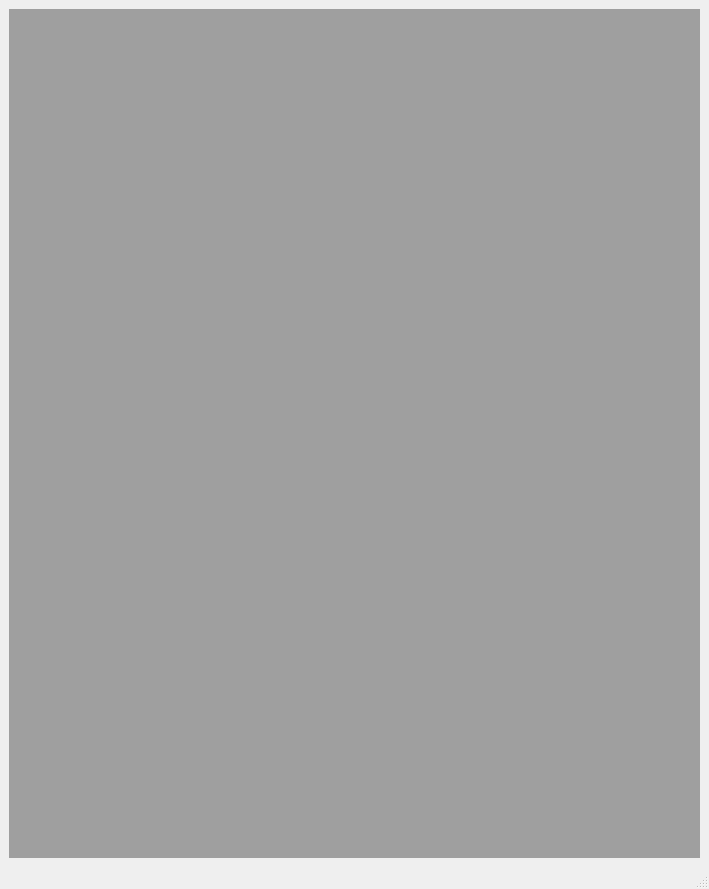
<?xml version="1.0" encoding="UTF-8"?>
<ui version="4.0">
 <class>MainWindow</class>
 <widget class="QMainWindow" name="MainWindow">
  <property name="geometry">
   <rect>
    <x>0</x>
    <y>0</y>
    <width>709</width>
    <height>889</height>
   </rect>
  </property>
  <property name="windowTitle">
   <string>MainWindow</string>
  </property>
  <widget class="QWidget" name="centralwidget">
   <layout class="QGridLayout" name="gridLayout">
    <item row="0" column="0">
     <widget class="QMdiArea" name="mdiArea">
      <property name="styleSheet">
       <string notr="true">background-color:white;
</string>
      </property>
      <widget class="QWidget" name="subwindow">
       <property name="windowTitle">
        <string>Subwindow</string>
       </property>
       <layout class="QGridLayout" name="gridLayout_5">
        <item row="0" column="0">
         <widget class="QTabWidget" name="tabWidget">
          <property name="styleSheet">
           <string notr="true">QTabBar::Tab{
	background-color:white;
}
</string>
          </property>
          <property name="tabPosition">
           <enum>QTabWidget::South</enum>
          </property>
          <property name="currentIndex">
           <number>0</number>
          </property>
          <property name="iconSize">
           <size>
            <width>88</width>
            <height>65</height>
           </size>
          </property>
          <property name="elideMode">
           <enum>Qt::ElideNone</enum>
          </property>
          <widget class="QWidget" name="tab">
           <attribute name="icon">
            <iconset resource="New.qrc">
             <normaloff>:/newPrefix/icons8-warehouse-100.png</normaloff>:/newPrefix/icons8-warehouse-100.png</iconset>
           </attribute>
           <attribute name="title">
            <string/>
           </attribute>
           <layout class="QGridLayout" name="gridLayout_3">
            <item row="1" column="0" colspan="5">
             <widget class="QGroupBox" name="groupBox">
              <property name="title">
               <string/>
              </property>
              <layout class="QGridLayout" name="gridLayout_4">
               <item row="0" column="0">
                <widget class="QGroupBox" name="groupBox_2">
                 <property name="minimumSize">
                  <size>
                   <width>0</width>
                   <height>90</height>
                  </size>
                 </property>
                 <property name="maximumSize">
                  <size>
                   <width>16777215</width>
                   <height>90</height>
                  </size>
                 </property>
                 <property name="font">
                  <font>
                   <pointsize>10</pointsize>
                  </font>
                 </property>
                 <property name="title">
                  <string>Stories  </string>
                 </property>
                 <property name="alignment">
                  <set>Qt::AlignCenter</set>
                 </property>
                 <widget class="QLabel" name="story1">
                  <property name="geometry">
                   <rect>
                    <x>20</x>
                    <y>30</y>
                    <width>51</width>
                    <height>51</height>
                   </rect>
                  </property>
                  <property name="maximumSize">
                   <size>
                    <width>61</width>
                    <height>61</height>
                   </size>
                  </property>
                  <property name="styleSheet">
                   <string notr="true">border-radius:25px;
background-color:black;
border:2px solid;
border-color: rgb(0, 85, 255);</string>
                  </property>
                  <property name="frameShape">
                   <enum>QFrame::NoFrame</enum>
                  </property>
                  <property name="text">
                   <string/>
                  </property>
                  <property name="pixmap">
                   <pixmap resource="New.qrc">:/story/Story images/0.png</pixmap>
                  </property>
                  <property name="scaledContents">
                   <bool>true</bool>
                  </property>
                 </widget>
                 <widget class="QLabel" name="story1_2">
                  <property name="geometry">
                   <rect>
                    <x>80</x>
                    <y>30</y>
                    <width>51</width>
                    <height>51</height>
                   </rect>
                  </property>
                  <property name="maximumSize">
                   <size>
                    <width>61</width>
                    <height>61</height>
                   </size>
                  </property>
                  <property name="styleSheet">
                   <string notr="true">border-radius:25px;
background-color:black;
border:2px solid;
border-color: rgb(0, 85, 255);</string>
                  </property>
                  <property name="frameShape">
                   <enum>QFrame::NoFrame</enum>
                  </property>
                  <property name="text">
                   <string/>
                  </property>
                  <property name="pixmap">
                   <pixmap resource="New.qrc">:/story/Story images/1.png</pixmap>
                  </property>
                  <property name="scaledContents">
                   <bool>true</bool>
                  </property>
                 </widget>
                 <widget class="QLabel" name="story1_3">
                  <property name="geometry">
                   <rect>
                    <x>140</x>
                    <y>30</y>
                    <width>51</width>
                    <height>51</height>
                   </rect>
                  </property>
                  <property name="maximumSize">
                   <size>
                    <width>61</width>
                    <height>61</height>
                   </size>
                  </property>
                  <property name="styleSheet">
                   <string notr="true">border-radius:25px;
background-color:black;
border:2px solid;
border-color: rgb(0, 85, 255);</string>
                  </property>
                  <property name="frameShape">
                   <enum>QFrame::NoFrame</enum>
                  </property>
                  <property name="text">
                   <string/>
                  </property>
                  <property name="pixmap">
                   <pixmap resource="New.qrc">:/story/Story images/2.png</pixmap>
                  </property>
                  <property name="scaledContents">
                   <bool>true</bool>
                  </property>
                 </widget>
                 <widget class="QLabel" name="story1_4">
                  <property name="geometry">
                   <rect>
                    <x>320</x>
                    <y>30</y>
                    <width>51</width>
                    <height>51</height>
                   </rect>
                  </property>
                  <property name="maximumSize">
                   <size>
                    <width>61</width>
                    <height>61</height>
                   </size>
                  </property>
                  <property name="styleSheet">
                   <string notr="true">border-radius:25px;
background-color:black;
border:2px solid;
border-color: rgb(0, 85, 255);</string>
                  </property>
                  <property name="frameShape">
                   <enum>QFrame::NoFrame</enum>
                  </property>
                  <property name="text">
                   <string/>
                  </property>
                  <property name="pixmap">
                   <pixmap resource="New.qrc">:/story/Story images/5.png</pixmap>
                  </property>
                  <property name="scaledContents">
                   <bool>true</bool>
                  </property>
                 </widget>
                 <widget class="QLabel" name="story1_5">
                  <property name="geometry">
                   <rect>
                    <x>260</x>
                    <y>30</y>
                    <width>51</width>
                    <height>51</height>
                   </rect>
                  </property>
                  <property name="maximumSize">
                   <size>
                    <width>61</width>
                    <height>61</height>
                   </size>
                  </property>
                  <property name="styleSheet">
                   <string notr="true">border-radius:25px;
background-color:black;
border:2px solid;
border-color: rgb(0, 85, 255);</string>
                  </property>
                  <property name="frameShape">
                   <enum>QFrame::NoFrame</enum>
                  </property>
                  <property name="text">
                   <string/>
                  </property>
                  <property name="pixmap">
                   <pixmap resource="New.qrc">:/story/Story images/4.png</pixmap>
                  </property>
                  <property name="scaledContents">
                   <bool>true</bool>
                  </property>
                 </widget>
                 <widget class="QLabel" name="story1_6">
                  <property name="geometry">
                   <rect>
                    <x>200</x>
                    <y>30</y>
                    <width>51</width>
                    <height>51</height>
                   </rect>
                  </property>
                  <property name="maximumSize">
                   <size>
                    <width>61</width>
                    <height>61</height>
                   </size>
                  </property>
                  <property name="styleSheet">
                   <string notr="true">border-radius:25px;
background-color:black;
border:2px solid;
border-color: rgb(0, 85, 255);</string>
                  </property>
                  <property name="frameShape">
                   <enum>QFrame::NoFrame</enum>
                  </property>
                  <property name="text">
                   <string/>
                  </property>
                  <property name="pixmap">
                   <pixmap resource="New.qrc">:/story/Story images/3.png</pixmap>
                  </property>
                  <property name="scaledContents">
                   <bool>true</bool>
                  </property>
                 </widget>
                 <widget class="QLabel" name="story1_7">
                  <property name="geometry">
                   <rect>
                    <x>500</x>
                    <y>30</y>
                    <width>51</width>
                    <height>51</height>
                   </rect>
                  </property>
                  <property name="maximumSize">
                   <size>
                    <width>61</width>
                    <height>61</height>
                   </size>
                  </property>
                  <property name="styleSheet">
                   <string notr="true">border-radius:25px;
background-color:black;
border:2px solid;
border-color: rgb(0, 85, 255);</string>
                  </property>
                  <property name="frameShape">
                   <enum>QFrame::NoFrame</enum>
                  </property>
                  <property name="text">
                   <string/>
                  </property>
                  <property name="pixmap">
                   <pixmap resource="New.qrc">:/story/Story images/8.png</pixmap>
                  </property>
                  <property name="scaledContents">
                   <bool>true</bool>
                  </property>
                 </widget>
                 <widget class="QLabel" name="story1_8">
                  <property name="geometry">
                   <rect>
                    <x>380</x>
                    <y>30</y>
                    <width>51</width>
                    <height>51</height>
                   </rect>
                  </property>
                  <property name="maximumSize">
                   <size>
                    <width>61</width>
                    <height>61</height>
                   </size>
                  </property>
                  <property name="styleSheet">
                   <string notr="true">border-radius:25px;
background-color:black;
border:2px solid;
border-color: rgb(0, 85, 255);</string>
                  </property>
                  <property name="frameShape">
                   <enum>QFrame::NoFrame</enum>
                  </property>
                  <property name="text">
                   <string/>
                  </property>
                  <property name="pixmap">
                   <pixmap resource="New.qrc">:/story/Story images/6.png</pixmap>
                  </property>
                  <property name="scaledContents">
                   <bool>true</bool>
                  </property>
                 </widget>
                 <widget class="QLabel" name="story1_9">
                  <property name="geometry">
                   <rect>
                    <x>440</x>
                    <y>30</y>
                    <width>51</width>
                    <height>51</height>
                   </rect>
                  </property>
                  <property name="maximumSize">
                   <size>
                    <width>61</width>
                    <height>61</height>
                   </size>
                  </property>
                  <property name="styleSheet">
                   <string notr="true">border-radius:25px;
background-color:black;
border:2px solid;
border-color: rgb(0, 85, 255);</string>
                  </property>
                  <property name="frameShape">
                   <enum>QFrame::NoFrame</enum>
                  </property>
                  <property name="text">
                   <string/>
                  </property>
                  <property name="pixmap">
                   <pixmap resource="New.qrc">:/story/Story images/7.png</pixmap>
                  </property>
                  <property name="scaledContents">
                   <bool>true</bool>
                  </property>
                 </widget>
                </widget>
               </item>
               <item row="1" column="0">
                <spacer name="verticalSpacer">
                 <property name="orientation">
                  <enum>Qt::Vertical</enum>
                 </property>
                 <property name="sizeHint" stdset="0">
                  <size>
                   <width>20</width>
                   <height>40</height>
                  </size>
                 </property>
                </spacer>
               </item>
              </layout>
             </widget>
            </item>
            <item row="0" column="2">
             <widget class="QLabel" name="label">
              <property name="styleSheet">
               <string notr="true">font:16pt &quot;MV Boli&quot;;</string>
              </property>
              <property name="text">
               <string>Instagram</string>
              </property>
             </widget>
            </item>
            <item row="0" column="3">
             <spacer name="horizontalSpacer">
              <property name="orientation">
               <enum>Qt::Horizontal</enum>
              </property>
              <property name="sizeHint" stdset="0">
               <size>
                <width>138</width>
                <height>20</height>
               </size>
              </property>
             </spacer>
            </item>
            <item row="0" column="0">
             <widget class="QLabel" name="label_2">
              <property name="maximumSize">
               <size>
                <width>16777215</width>
                <height>50</height>
               </size>
              </property>
              <property name="text">
               <string/>
              </property>
              <property name="pixmap">
               <pixmap resource="New.qrc">:/newPrefix/camera(1).png</pixmap>
              </property>
              <property name="scaledContents">
               <bool>true</bool>
              </property>
             </widget>
            </item>
            <item row="0" column="4">
             <widget class="QLabel" name="label_3">
              <property name="maximumSize">
               <size>
                <width>16777215</width>
                <height>50</height>
               </size>
              </property>
              <property name="text">
               <string/>
              </property>
              <property name="pixmap">
               <pixmap resource="New.qrc">:/newPrefix/message.png</pixmap>
              </property>
              <property name="scaledContents">
               <bool>true</bool>
              </property>
             </widget>
            </item>
            <item row="0" column="1">
             <spacer name="horizontalSpacer_2">
              <property name="orientation">
               <enum>Qt::Horizontal</enum>
              </property>
              <property name="sizeHint" stdset="0">
               <size>
                <width>136</width>
                <height>20</height>
               </size>
              </property>
             </spacer>
            </item>
           </layout>
          </widget>
          <widget class="QWidget" name="tab_2">
           <attribute name="icon">
            <iconset resource="New.qrc">
             <normaloff>:/newPrefix/search.png</normaloff>:/newPrefix/search.png</iconset>
           </attribute>
           <attribute name="title">
            <string/>
           </attribute>
          </widget>
          <widget class="QWidget" name="tab_3">
           <attribute name="icon">
            <iconset resource="New.qrc">
             <normaloff>:/newPrefix/icons8-positive-500.png</normaloff>:/newPrefix/icons8-positive-500.png</iconset>
           </attribute>
           <attribute name="title">
            <string/>
           </attribute>
          </widget>
          <widget class="QWidget" name="tab_4">
           <attribute name="icon">
            <iconset resource="New.qrc">
             <normaloff>:/newPrefix/heart1.png</normaloff>:/newPrefix/heart1.png</iconset>
           </attribute>
           <attribute name="title">
            <string/>
           </attribute>
          </widget>
          <widget class="QWidget" name="tab_5">
           <attribute name="icon">
            <iconset resource="New.qrc">
             <normaloff>:/newPrefix/profile.png</normaloff>:/newPrefix/profile.png</iconset>
           </attribute>
           <attribute name="title">
            <string/>
           </attribute>
           <layout class="QGridLayout" name="gridLayout_2">
            <item row="1" column="4">
             <widget class="QLabel" name="label_10">
              <property name="font">
               <font>
                <weight>75</weight>
                <bold>true</bold>
               </font>
              </property>
              <property name="text">
               <string>Following</string>
              </property>
              <property name="alignment">
               <set>Qt::AlignCenter</set>
              </property>
             </widget>
            </item>
            <item row="0" column="4">
             <widget class="QLabel" name="label_6">
              <property name="text">
               <string>0</string>
              </property>
              <property name="alignment">
               <set>Qt::AlignCenter</set>
              </property>
             </widget>
            </item>
            <item row="1" column="2">
             <widget class="QLabel" name="label_8">
              <property name="font">
               <font>
                <weight>75</weight>
                <bold>true</bold>
               </font>
              </property>
              <property name="text">
               <string>Posts</string>
              </property>
              <property name="alignment">
               <set>Qt::AlignCenter</set>
              </property>
             </widget>
            </item>
            <item row="0" column="3">
             <widget class="QLabel" name="label_7">
              <property name="text">
               <string>0</string>
              </property>
              <property name="alignment">
               <set>Qt::AlignCenter</set>
              </property>
             </widget>
            </item>
            <item row="1" column="3">
             <widget class="QLabel" name="label_9">
              <property name="font">
               <font>
                <weight>75</weight>
                <bold>true</bold>
               </font>
              </property>
              <property name="text">
               <string>    Followers   </string>
              </property>
              <property name="alignment">
               <set>Qt::AlignCenter</set>
              </property>
             </widget>
            </item>
            <item row="0" column="2">
             <widget class="QLabel" name="label_5">
              <property name="text">
               <string>0</string>
              </property>
              <property name="alignment">
               <set>Qt::AlignCenter</set>
              </property>
             </widget>
            </item>
            <item row="0" column="0" rowspan="4">
             <widget class="QLabel" name="label_4">
              <property name="text">
               <string/>
              </property>
              <property name="pixmap">
               <pixmap resource="New.qrc">:/newPrefix/profile pic/index.png</pixmap>
              </property>
              <property name="scaledContents">
               <bool>true</bool>
              </property>
             </widget>
            </item>
            <item row="5" column="0">
             <widget class="QLabel" name="label_11">
              <property name="text">
               <string>   My Name Here</string>
              </property>
             </widget>
            </item>
            <item row="6" column="0" colspan="2">
             <widget class="QLabel" name="label_12">
              <property name="text">
               <string>   My Bio Here</string>
              </property>
             </widget>
            </item>
            <item row="7" column="0" colspan="6">
             <widget class="QTabWidget" name="tabWidget_2">
              <property name="currentIndex">
               <number>0</number>
              </property>
              <property name="iconSize">
               <size>
                <width>112</width>
                <height>60</height>
               </size>
              </property>
              <widget class="QWidget" name="tab_6">
               <attribute name="icon">
                <iconset resource="New.qrc">
                 <normaloff>:/newPrefix/icons/block.png</normaloff>:/newPrefix/icons/block.png</iconset>
               </attribute>
               <attribute name="title">
                <string/>
               </attribute>
              </widget>
              <widget class="QWidget" name="tab_8">
               <attribute name="icon">
                <iconset resource="New.qrc">
                 <normaloff>:/newPrefix/icons/view_list-512.png</normaloff>:/newPrefix/icons/view_list-512.png</iconset>
               </attribute>
               <attribute name="title">
                <string/>
               </attribute>
              </widget>
              <widget class="QWidget" name="tab_7">
               <attribute name="icon">
                <iconset resource="New.qrc">
                 <normaloff>:/newPrefix/icons/tag.png</normaloff>:/newPrefix/icons/tag.png</iconset>
               </attribute>
               <attribute name="title">
                <string/>
               </attribute>
              </widget>
              <widget class="QWidget" name="tab_9">
               <attribute name="icon">
                <iconset resource="New.qrc">
                 <normaloff>:/newPrefix/icons/collection.png</normaloff>:/newPrefix/icons/collection.png</iconset>
               </attribute>
               <attribute name="title">
                <string/>
               </attribute>
              </widget>
             </widget>
            </item>
            <item row="2" column="5">
             <widget class="QLabel" name="label_13">
              <property name="maximumSize">
               <size>
                <width>34</width>
                <height>16777215</height>
               </size>
              </property>
              <property name="styleSheet">
               <string notr="true"/>
              </property>
              <property name="frameShape">
               <enum>QFrame::Panel</enum>
              </property>
              <property name="frameShadow">
               <enum>QFrame::Raised</enum>
              </property>
              <property name="lineWidth">
               <number>2</number>
              </property>
              <property name="text">
               <string/>
              </property>
              <property name="pixmap">
               <pixmap resource="New.qrc">:/newPrefix/icons/setting.png</pixmap>
              </property>
              <property name="scaledContents">
               <bool>false</bool>
              </property>
              <property name="wordWrap">
               <bool>false</bool>
              </property>
             </widget>
            </item>
            <item row="2" column="2" colspan="3">
             <widget class="QPushButton" name="pushButton">
              <property name="maximumSize">
               <size>
                <width>16777215</width>
                <height>16777215</height>
               </size>
              </property>
              <property name="font">
               <font>
                <pointsize>10</pointsize>
                <italic>false</italic>
               </font>
              </property>
              <property name="text">
               <string>Edit Profile</string>
              </property>
             </widget>
            </item>
           </layout>
           <zorder>tabWidget_2</zorder>
           <zorder>label_4</zorder>
           <zorder>label_5</zorder>
           <zorder>label_6</zorder>
           <zorder>label_7</zorder>
           <zorder>label_12</zorder>
           <zorder>label_8</zorder>
           <zorder>label_9</zorder>
           <zorder>label_10</zorder>
           <zorder>pushButton</zorder>
           <zorder>label_11</zorder>
           <zorder>label_13</zorder>
          </widget>
         </widget>
        </item>
       </layout>
      </widget>
      <widget class="QWidget" name="subwindow_2">
       <property name="windowTitle">
        <string>Subwindow</string>
       </property>
      </widget>
     </widget>
    </item>
   </layout>
  </widget>
  <widget class="QMenuBar" name="menubar">
   <property name="geometry">
    <rect>
     <x>0</x>
     <y>0</y>
     <width>709</width>
     <height>31</height>
    </rect>
   </property>
  </widget>
  <widget class="QStatusBar" name="statusbar"/>
 </widget>
 <resources>
  <include location="New.qrc"/>
  <include location="../../../../Windows/system32/New.qrc"/>
 </resources>
 <connections/>
</ui>
